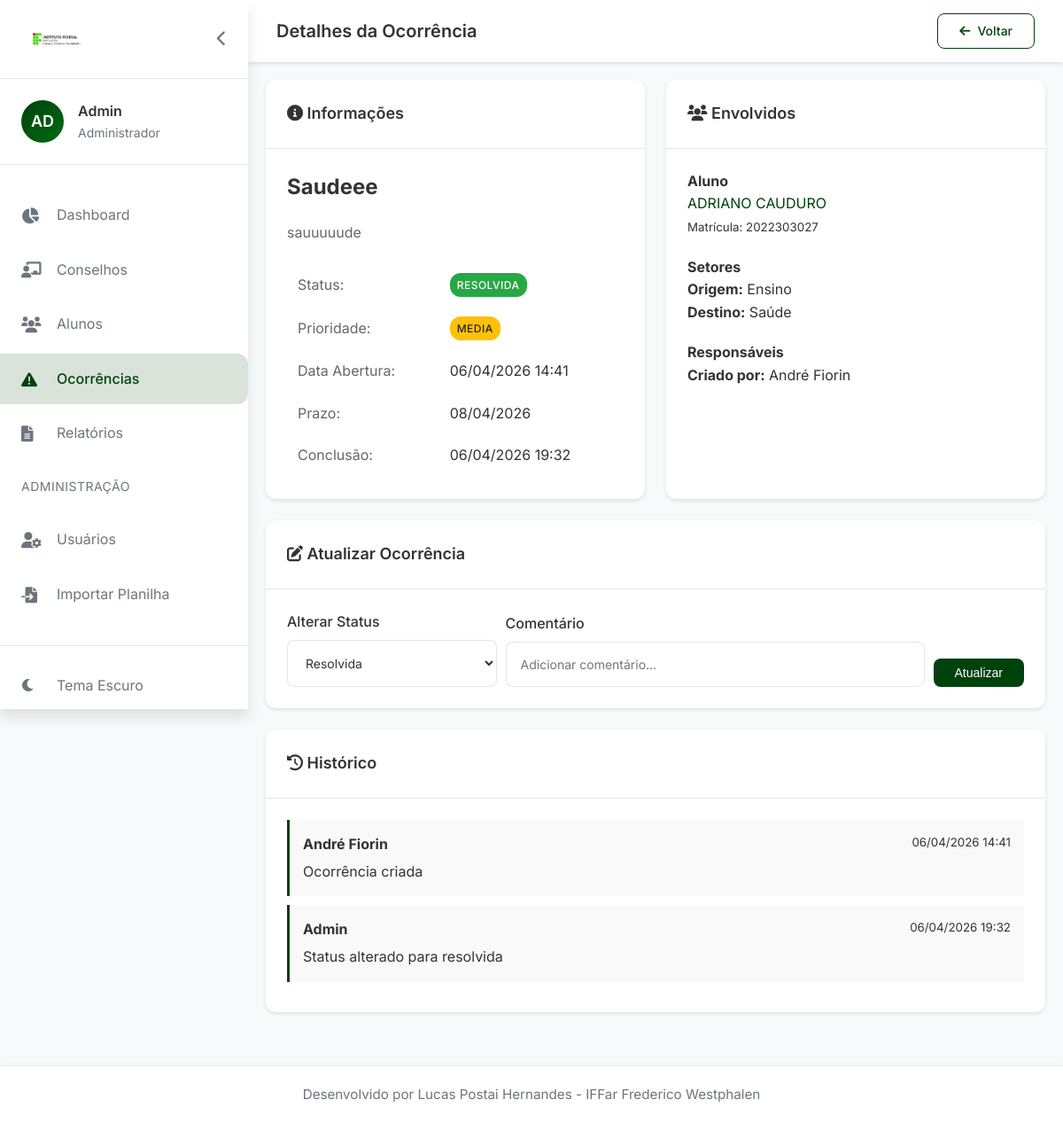
/ocorrencias/2 (signed in), run on the app's committed database.
### models.py (models this page shows, shortened)
class Usuario(UserMixin, db.Model):
    __tablename__ = 'usuarios'
    id = db.Column(db.Integer, primary_key=True)
    nome = db.Column(db.String(100), nullable=False)
    email = db.Column(db.String(100), unique=True, nullable=False)
    matricula = db.Column(db.String(20), unique=True, nullable=False)
    senha_hash = db.Column(db.String(200))
    role = db.Column(db.String(50), default='professor')
    setor_id = db.Column(db.Integer, db.ForeignKey('setores.id'))
    foto_perfil = db.Column(db.String(200))
    ativo = db.Column(db.Boolean, default=True)
    primeiro_acesso = db.Column(db.Boolean, default=True)
    ultimo_acesso = db.Column(db.DateTime)
    created_at = db.Column(db.DateTime, default=datetime.utcnow)
    setor = db.relationship('Setor', backref='usuarios')
    def is_admin(self):
        return self.role == 'admin'
    def pode_ver_todas_ocorrencias(self):
        return self.role in ['admin', 'direcao', 'pedagogico', 'assistente_estudantil']

class Ocorrencia(db.Model):
    __tablename__ = 'ocorrencias'
    id = db.Column(db.Integer, primary_key=True)
    titulo = db.Column(db.String(200), nullable=False)
    descricao = db.Column(db.Text, nullable=False)
    aluno_id = db.Column(db.Integer, db.ForeignKey('alunos.id'))
    tipo_id = db.Column(db.Integer, db.ForeignKey('tipos_ocorrencia.id'))
    setor_origem_id = db.Column(db.Integer, db.ForeignKey('setores.id'))
    setor_destino_id = db.Column(db.Integer, db.ForeignKey('setores.id'))
    usuario_criador_id = db.Column(db.Integer, db.ForeignKey('usuarios.id'))
    usuario_atendente_id = db.Column(db.Integer, db.ForeignKey('usuarios.id'))
    prioridade = db.Column(db.String(20), default='media')
    status = db.Column(db.String(20), default='aberta')
    data_abertura = db.Column(db.DateTime, default=datetime.utcnow)
    data_prazo = db.Column(db.DateTime)
    data_conclusao = db.Column(db.DateTime)
    tipo = db.relationship('TipoOcorrencia')
    setor_origem = db.relationship('Setor', foreign_keys=[setor_origem_id])
    setor_destino = db.relationship('Setor', foreign_keys=[setor_destino_id])
    criador = db.relationship('Usuario', foreign_keys=[usuario_criador_id])
    atendente = db.relationship('Usuario', foreign_keys=[usuario_atendente_id])
    historico = db.relationship('HistoricoOcorrencia', backref='ocorrencia', cascade='all, delete-orphan')
    anexos = db.relationship('Anexo', backref='ocorrencia', cascade='all, delete-orphan')
    def esta_atrasada(self):
        if self.status == 'resolvida':
            return False
        if self.data_prazo and datetime.utcnow() > self.data_prazo:
            return True
        return False

class Aluno(db.Model):
    __tablename__ = 'alunos'
    id = db.Column(db.Integer, primary_key=True)
    nome = db.Column(db.String(100), nullable=False)
    matricula = db.Column(db.String(20), unique=True, nullable=False)
    data_nascimento = db.Column(db.Date)
    cpf = db.Column(db.String(14))
    email = db.Column(db.String(100))
    telefone = db.Column(db.String(20))
    endereco = db.Column(db.String(200))
    cidade = db.Column(db.String(100))
    uf = db.Column(db.String(2))
    interno = db.Column(db.Boolean, default=False)
    quarto = db.Column(db.String(10))
    turma_id = db.Column(db.Integer, db.ForeignKey('turmas.id'))
    foto = db.Column(db.String(200))
    situacao = db.Column(db.String(20), default='ativo')
    observacoes = db.Column(db.Text)
    created_at = db.Column(db.DateTime, default=datetime.utcnow)
    updated_at = db.Column(db.DateTime, default=datetime.utcnow, onupdate=datetime.utcnow)
    turma = db.relationship('Turma', back_populates='alunos')
    ocorrencias = db.relationship('Ocorrencia', backref='aluno', lazy='dynamic')
    notas = db.relationship('Nota', backref='aluno', lazy='dynamic')
    frequencias = db.relationship('Frequencia', backref='aluno', lazy='dynamic')

class Setor(db.Model):
    __tablename__ = 'setores'
    id = db.Column(db.Integer, primary_key=True)
    nome = db.Column(db.String(50), nullable=False)
    cor = db.Column(db.String(20))
    icone = db.Column(db.String(50))

class HistoricoOcorrencia(db.Model):
    __tablename__ = 'historico_ocorrencias'
    id = db.Column(db.Integer, primary_key=True)
    ocorrencia_id = db.Column(db.Integer, db.ForeignKey('ocorrencias.id'))
    usuario_id = db.Column(db.Integer, db.ForeignKey('usuarios.id'))
    acao = db.Column(db.String(50))
    descricao = db.Column(db.Text)
    data = db.Column(db.DateTime, default=datetime.utcnow)
    usuario = db.relationship('Usuario')

### app.py (the view, shortened to what this page needs)
@app.route('/ocorrencias/<int:id>')
@login_required
def ver_ocorrencia(id):
    ocorrencia = Ocorrencia.query.get_or_404(id)
    return render_template('ocorrencias/ver.html', ocorrencia=ocorrencia)

### templates/ocorrencias/ver.html (shortened to what this page needs)
{% extends "base.html" %}
{% block page_title %}Detalhes da Ocorrência{% endblock %}
{% block header_actions %}
<div style="display: flex; gap: 10px;">
    <a href="{{ url_for('listar_ocorrencias') }}" class="btn btn-outline">
        <i class="fas fa-arrow-left"></i> Voltar
    </a>
</div>
{% endblock %}
{% block content %}
<div class="container-fluid" style="padding: 20px;">
    <div class="grid grid-2 mb-4">
        <div class="card">
            <div class="card-header">
                <h3><i class="fas fa-info-circle"></i> Informações</h3>
            </div>
            <div class="card-body">
                <h2>{{ ocorrencia.titulo }}</h2>
                <p style="color: #666; margin: 20px 0;">{{ ocorrencia.descricao }}</p>
                <table style="width: 100%;">
                    <tr>
                        <td style="padding: 10px; color: #666;">Status:</td>
                        <td style="padding: 10px;">
                            <span class="badge badge-{{ ocorrencia.status }}">{{ ocorrencia.status }}</span>
                        </td>
                    </tr>
                    <tr>
                        <td style="padding: 10px; color: #666;">Prioridade:</td>
                        <td style="padding: 10px;">
                            <span class="badge badge-{{ ocorrencia.prioridade }}">{{ ocorrencia.prioridade }}</span>
                        </td>
                    </tr>
                    <tr>
                        <td style="padding: 10px; color: #666;">Data Abertura:</td>
                        <td style="padding: 10px;">{{ ocorrencia.data_abertura.strftime('%d/%m/%Y %H:%M') }}</td>
                    </tr>
                    {% if ocorrencia.data_prazo %}
                    <tr>
                        <td style="padding: 10px; color: #666;">Prazo:</td>
                        <td style="padding: 10px;">
                            {% if ocorrencia.esta_atrasada() %}
                            <span style="color: #dc3545;">{{ ocorrencia.data_prazo.strftime('%d/%m/%Y') }} (Atrasada)</span>
                            {% else %}
                            {{ ocorrencia.data_prazo.strftime('%d/%m/%Y') }}
                            {% endif %}
                        </td>
                    </tr>
                    {% endif %}
                    {% if ocorrencia.data_conclusao %}
                    <tr>
                        <td style="padding: 10px; color: #666;">Conclusão:</td>
                        <td style="padding: 10px;">{{ ocorrencia.data_conclusao.strftime('%d/%m/%Y %H:%M') }}</td>
                    </tr>
                    {% endif %}
                </table>
            </div>
        </div>
        <div class="card">
            <div class="card-header">
                <h3><i class="fas fa-users"></i> Envolvidos</h3>
            </div>
            <div class="card-body">
                <div style="margin-bottom: 20px;">
                    <h4>Aluno</h4>
                    <p><a href="{{ url_for('ver_aluno', id=ocorrencia.aluno.id) }}">{{ ocorrencia.aluno.nome }}</a></p>
                    <p><small>Matrícula: {{ ocorrencia.aluno.matricula }}</small></p>
                </div>
                <div style="margin-bottom: 20px;">
                    <h4>Setores</h4>
                    <p><strong>Origem:</strong> {{ ocorrencia.setor_origem.nome }}</p>
                    <p><strong>Destino:</strong> {{ ocorrencia.setor_destino.nome }}</p>
                </div>
                <div>
                    <h4>Responsáveis</h4>
                    <p><strong>Criado por:</strong> {{ ocorrencia.criador.nome }}</p>
                </div>
            </div>
        </div>
    </div>
    <div class="card mb-4">
        <div class="card-header">
            <h3><i class="fas fa-edit"></i> Atualizar Ocorrência</h3>
        </div>
        <div class="card-body">
            <form method="POST" action="{{ url_for('atualizar_ocorrencia', id=ocorrencia.id) }}" style="display: flex; gap: 10px; align-items: flex-end;">
                <div style="flex: 1;">
                    <label class="form-label">Alterar Status</label>
                    <select name="status" class="form-control">
                        <option value="resolvida" {% if ocorrencia.status == 'resolvida' %}selected{% endif %}>Resolvida</option>
                    </select>
                </div>
                <div style="flex: 2;">
                    <label class="form-label">Comentário</label>
                    <input type="text" name="comentario" class="form-control" placeholder="Adicionar comentário...">
                </div>
                <button type="submit" class="btn btn-primary">Atualizar</button>
            </form>
        </div>
    </div>
    <div class="card">
        <div class="card-header">
            <h3><i class="fas fa-history"></i> Histórico</h3>
        </div>
        <div class="card-body">
            <div style="max-height: 400px; overflow-y: auto;">
                {% for item in ocorrencia.historico %}
                <div style="padding: 15px; border-left: 3px solid #00420C; margin-bottom: 10px; background: #f9f9f9;">
                    <div style="display: flex; justify-content: space-between;">
                        <strong>{{ item.usuario.nome }}</strong>
                        <small>{{ item.data.strftime('%d/%m/%Y %H:%M') }}</small>
                    </div>
                    <p style="margin: 5px 0 0 0;">{{ item.descricao }}</p>
                </div>
                {% else %}
                <p class="text-center">Nenhum histórico registrado</p>
                {% endfor %}
            </div>
        </div>
    </div>
</div>
{% endblock %}

### templates/base.html (shortened to what this page needs)
<!DOCTYPE html>
<html lang="pt-BR" data-theme="light">
<head>
    <link rel="stylesheet" href="https://cdnjs.cloudflare.com/ajax/libs/font-awesome/6.4.0/css/all.min.css">
    <link rel="stylesheet" href="https://cdnjs.cloudflare.com/ajax/libs/font-awesome/6.0.0/css/all.min.css">
    <link rel="stylesheet" href="{{ url_for('static', filename='css/style.css') }}">
    <link rel="stylesheet" href="{{ url_for('static', filename='css/animations.css') }}">
</head>
<body class="{% if current_user.is_authenticated %}authenticated{% endif %}">
    {% if current_user.is_authenticated %}
    <div class="sidebar" id="sidebar">
        <div class="sidebar-header">
            <img src="{{ url_for('static', filename='images/logo-iffar.png') }}" alt="IFFar" class="logo">
            <button class="sidebar-toggle" id="sidebarToggle">
                <i class="fas fa-chevron-left"></i>
            </button>
        </div>
        <div class="user-info">
            <div class="user-avatar">
                {% if current_user.foto_perfil %}
                <img src="{{ url_for('static', filename=current_user.foto_perfil) }}" alt="{{ current_user.nome }}">
                {% else %}
                <div class="avatar-placeholder">
                    {{ current_user.nome[:2] | upper }}
                </div>
                {% endif %}
            </div>
            <div class="user-details">
                <span class="user-name">{{ current_user.nome }}</span>
                <span class="user-role">
                    {% if current_user.role == 'admin' %}Administrador
                    {% elif current_user.role == 'direcao' %}Direção
                    {% elif current_user.role == 'professor' %}Professor
                    {% else %}{{ current_user.role | title }}{% endif %}
                </span>
            </div>
        </div>
        <nav class="sidebar-nav">
            <ul>
                <li class="{% if request.endpoint == 'dashboard' %}active{% endif %}">
                    <a href="{{ url_for('dashboard') }}">
                        <i class="fas fa-chart-pie"></i>
                        <span>Dashboard</span>
                    </a>
                </li>
                <li class="{% if request.endpoint in ['listar_conselhos', 'novo_conselho', 'ver_conselho'] %}active{% endif %}">
                    <a href="{{ url_for('listar_conselhos') }}">
                        <i class="fas fa-chalkboard-teacher"></i>
                        <span>Conselhos</span>
                    </a>
                </li>
                <li class="{% if request.endpoint in ['listar_alunos', 'novo_aluno', 'ver_aluno'] %}active{% endif %}">
                    <a href="{{ url_for('listar_alunos') }}">
                        <i class="fas fa-users"></i>
                        <span>Alunos</span>
                    </a>
                </li>
                <li class="{% if request.endpoint in ['listar_ocorrencias', 'nova_ocorrencia', 'ver_ocorrencia'] %}active{% endif %}">
                    <a href="{{ url_for('listar_ocorrencias') }}">
                        <i class="fas fa-exclamation-triangle"></i>
                        <span>Ocorrências</span>
                    </a>
                </li>
                <li class="{% if request.endpoint == 'relatorios' %}active{% endif %}">
                    <a href="{{ url_for('relatorios') }}">
                        <i class="fas fa-file-alt"></i>
                        <span>Relatórios</span>
                    </a>
                </li>
                {% if current_user.is_admin() %}
                <li class="divider">Administração</li>
                <li class="{% if request.endpoint == 'admin_usuarios' %}active{% endif %}">
                    <a href="{{ url_for('admin_usuarios') }}">
                        <i class="fas fa-user-cog"></i>
                        <span>Usuários</span>
                    </a>
                </li>
                <li class="nav-item">
                    <a href="{{ url_for('importar_planilha') }}" class="nav-link">
                        <i class="fas fa-file-import"></i>
                        Importar Planilha
                    </a>
                </li>
                {% endif %}
            </ul>
        </nav>
        <div class="sidebar-footer">
            <a href="#" id="themeToggle">
                <i class="fas fa-moon"></i>
                <span>Tema Escuro</span>
            </a>
            <a href="{{ url_for('logout') }}">
            </a>
        </div>
    </div>
    <main class="main-content" id="mainContent">
        <header class="content-header">
            <h1>{% block page_title %}{% endblock %}</h1>
            <div class="header-actions">
                {% block header_actions %}{% endblock %}
            </div>
        </header>
        <div class="content-body">
            {% block content %}{% endblock %}
        </div>
    </main>
    {% else %}
    {% block public_content %}{% endblock %}
    {% endif %}
       {% if current_user.is_authenticated %}
            <footer class="app-footer">
                <div class="footer-content">
                    <p>Desenvolvido por Lucas Postai Hernandes - IFFar Frederico Westphalen</p>
                </div>
            </footer>
    {% endif %}
</body>
</html>

### data on the page
Usuario: nome "AD", nome "Admin"
Ocorrencia: titulo "Saudeee", descricao "sauuuuude", status "RESOLVIDA", prioridade "MEDIA", data_abertura "06/04/2026 14:41", data_prazo "08/04/2026", data_conclusao "06/04/2026 19:32", status "Resolvida"
Aluno: aluno.nome "ADRIANO CAUDURO", aluno.matricula "2022303027"
Setor: setor_origem.nome "Ensino"
Setor: setor_destino.nome "Saúde"
Usuario: criador.nome "André Fiorin"
HistoricoOcorrencia: usuario.nome "André Fiorin", data "06/04/2026 14:41", descricao "Ocorrência criada"
HistoricoOcorrencia: usuario.nome "Admin", data "06/04/2026 19:32", descricao "Status alterado para resolvida"
